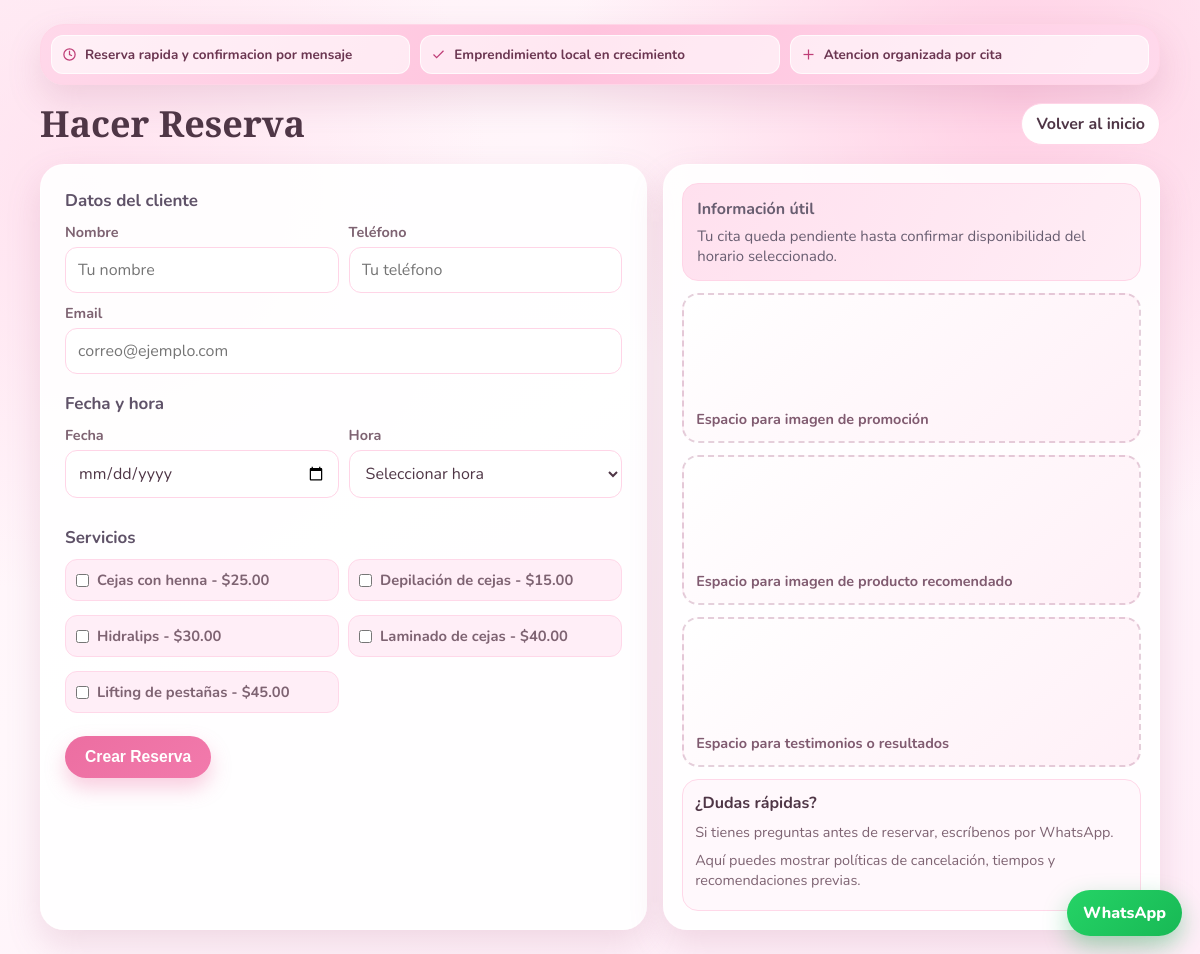
The page /reserva/ on the database its author committed.
### aurora_studio_app/models.py (models this page shows, shortened)
class Servicio(models.Model):
    nombre = models.CharField(max_length=200)
    categoria = models.CharField(
        max_length=100,
        default="General",
        help_text="Categoría del servicio (ej: Uñas, Cejas, Pestañas, Facial)",
    )
    descripcion = models.TextField()
    precio = models.DecimalField(max_digits=10, decimal_places=2)
    duracion = models.DecimalField(
        max_digits=4,
        decimal_places=2,
        help_text="Duración del servicio en horas"
    )

### aurora_studio_app/views.py (the view, shortened to what this page needs)
# urls.py: path('reserva/', ReservaView.as_view(), name='reserva'),
class ReservaView(View):
    template_name = 'aurora_studio_app/reserva.html'
    def get(self, request):
        repo_servicio = RepositorioServicioDjango()
        servicio_service = ServicioService(repositorio_servicio=repo_servicio)
        servicios = servicio_service.listar_servicios_activos()
        return render(request, self.template_name, {'servicios': servicios})

### aurora_studio_app/infra/repositories.py (called while the page is built)
	def obtener_todos_ordenados_por_nombre(self) -> list[Servicio]:
		return list(Servicio.objects.all().order_by('nombre'))

### aurora_studio_app/services.py (called while the page is built)
    def listar_servicios_activos(self) -> List[Servicio]:
        return self.repositorio.obtener_todos_ordenados_por_nombre()

### aurora_studio_app/templates/aurora_studio_app/reserva.html (shortened to what this page needs)
<!DOCTYPE html>
<html lang="es">
<head>
    {% load static %}
    <link rel="stylesheet" href="{% static 'aurora_studio_app/css/overrides.css' %}">
</head>
<body>
    <div class="shell">
        <div class="notice">
            <div class="notice-chip">
                <svg viewBox="0 0 24 24"><path d="M12 6v6l4 2"></path><circle cx="12" cy="12" r="9"></circle></svg>
                Reserva rapida y confirmacion por mensaje
            </div>
            <div class="notice-chip">
                <svg viewBox="0 0 24 24"><path d="M20 6 9 17l-5-5"></path></svg>
                Emprendimiento local en crecimiento
            </div>
            <div class="notice-chip">
                <svg viewBox="0 0 24 24"><path d="M4 12h16"></path><path d="M12 4v16"></path></svg>
                Atencion organizada por cita
            </div>
        </div>
        <div class="top">
            <h1>Hacer Reserva</h1>
            <a class="link-back" href="{% url 'home' %}">Volver al inicio</a>
        </div>
        <div class="layout">
            <form class="card form-card" method="post">
                <section class="section">
                    <h3>Datos del cliente</h3>
                    <div class="field-row">
                        <div class="field">
                            <label for="nombre">Nombre</label>
                            <input id="nombre" type="text" name="nombre" placeholder="Tu nombre" required>
                        </div>
                        <div class="field">
                            <label for="telefono">Teléfono</label>
                            <input id="telefono" type="tel" name="telefono" placeholder="Tu teléfono" required>
                        </div>
                    </div>
                    <div class="field">
                        <label for="email">Email</label>
                        <input id="email" type="email" name="email" placeholder="correo@ejemplo.com" required>
                    </div>
                </section>
                <section class="section">
                    <h3>Fecha y hora</h3>
                    <div class="field-row">
                        <div class="field">
                            <label for="fecha">Fecha</label>
                            <input id="fecha" type="date" name="fecha" required>
                        </div>
                        <div class="field">
                            <label for="hora_inicio">Hora</label>
                            <select id="hora_inicio" name="hora_inicio" required>
                                <option value="">Seleccionar hora</option>
                            </select>
                        </div>
                    </div>
                </section>
                <section class="section">
                    <h3>Servicios</h3>
                    <div class="services-list">
                        {% for servicio in servicios %}
                            <label class="service-option">
                                <input type="checkbox" name="servicios" value="{{ servicio.id }}">
                                <span>{{ servicio.nombre }} - ${{ servicio.precio }}</span>
                            </label>
                        {% endfor %}
                    </div>
                </section>
                <button class="submit-btn" type="submit">Crear Reserva</button>
            </form>
            <aside class="card helper-card">
                <div class="tips">
                    <strong>Información útil</strong>
                    <p>Tu cita queda pendiente hasta confirmar disponibilidad del horario seleccionado.</p>
                </div>
                <div class="visual-slot">Espacio para imagen de promoción</div>
                <div class="visual-slot">Espacio para imagen de producto recomendado</div>
                <div class="visual-slot">Espacio para testimonios o resultados</div>
                <div class="micro-faq">
                    <h4>¿Dudas rápidas?</h4>
                    <p>Si tienes preguntas antes de reservar, escríbenos por WhatsApp.</p>
                    <p>Aquí puedes mostrar políticas de cancelación, tiempos y recomendaciones previas.</p>
                </div>
            </aside>
        </div>
    </div>
    <a class="wa-float" href="https://wa.me/573001112233?text=Hola%20Aurora%20Studio%2C%20quiero%20agendar%20mi%20reserva" target="_blank" rel="noopener noreferrer">
        WhatsApp
    </a>
</body>
</html>

### rows shown on the page
Servicio: nombre "Cejas con henna", precio "25.00"
Servicio: nombre "Depilación de cejas", precio "15.00"
Servicio: nombre "Hidralips", precio "30.00"
Servicio: nombre "Laminado de cejas", precio "40.00"
Servicio: nombre "Lifting de pestañas", precio "45.00"
